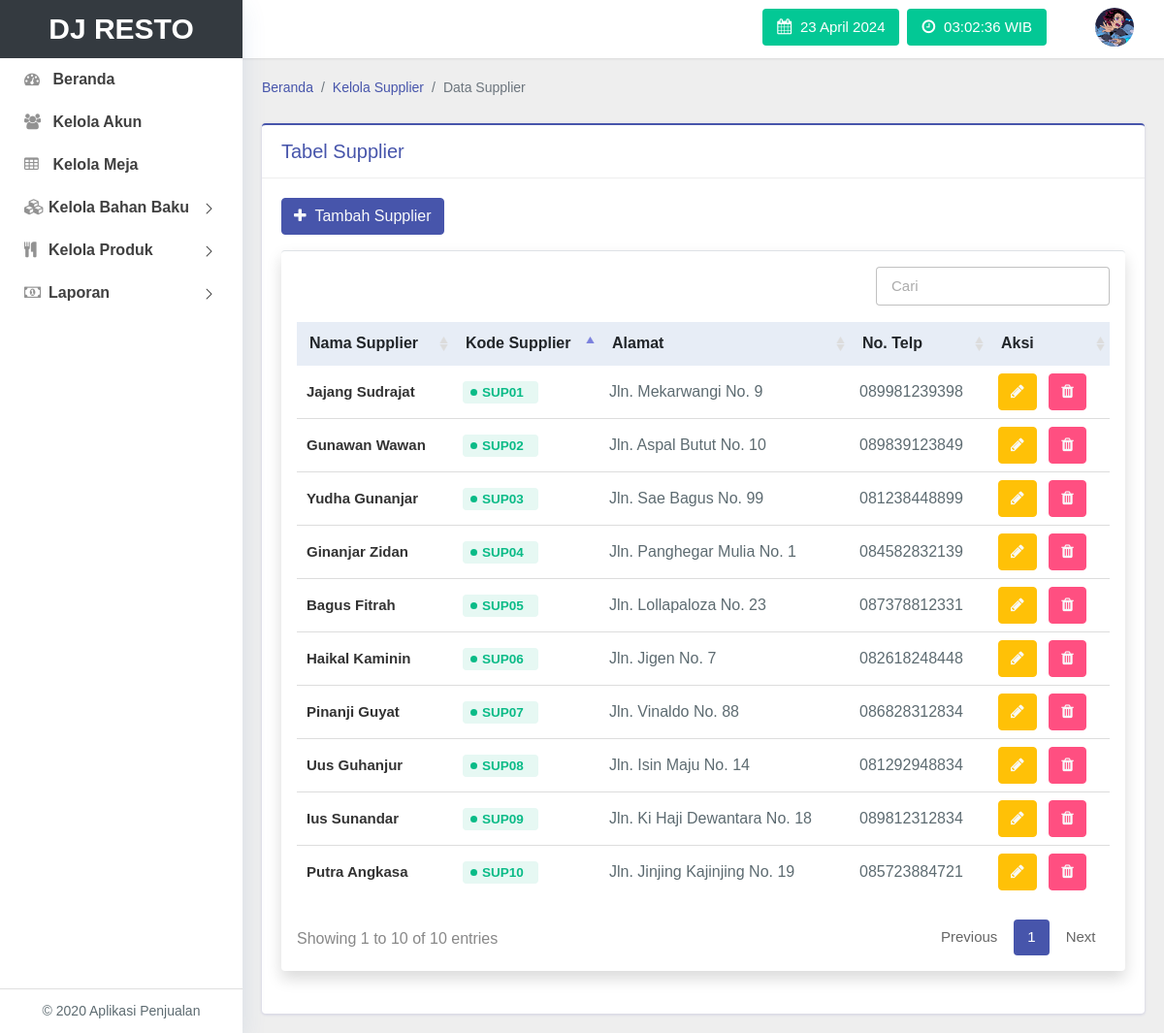
Screenshot of /data_supp.php (signed in) with the database file from the repository.
### tables this page shows
CREATE TABLE `t_user` (
  `kd_user` smallint(2) NOT NULL,
  `no_ktp` varchar(16) DEFAULT NULL,
  `nama` varchar(50) DEFAULT NULL,
  `jk` varchar(10) DEFAULT NULL,
  `agama` varchar(10) DEFAULT NULL,
  `tempat_lahir` varchar(50) DEFAULT NULL,
  `tgl_lahir` date DEFAULT NULL,
  `alamat` text DEFAULT NULL,
  `no_hp` varchar(12) DEFAULT NULL,
  `email` varchar(50) DEFAULT NULL,
  `username` varchar(8) DEFAULT NULL,
  `password` varchar(255) DEFAULT NULL,
  `level` smallint(1) DEFAULT NULL,
  `file` varchar(255) DEFAULT 'defaultuser.png'
);

CREATE TABLE `t_supplier` (
  `kd_supplier` varchar(5) NOT NULL,
  `nama_supplier` varchar(50) DEFAULT NULL,
  `alamat_supplier` text DEFAULT NULL,
  `telp_supplier` varchar(12) DEFAULT NULL
);

### lib/lib.php (called while the page is built, shortened)
<?php
	function base_url() {
		return "http://localhost:8080/RM_DJResto";
	}
?>

### views/v_supplier.php (the view, shortened to what this page needs)
<!DOCTYPE html>
<html lang="en">
<head>
	<link rel="stylesheet" type="text/css" href="<?php echo base_url()?>/media/css/style-liberty.css">
	<link rel="stylesheet" type="text/css" href="<?php echo base_url()?>/media/sweetalert2-9.10.12/dist/sweetalert2.css">
	<link rel="stylesheet" type="text/css" href="<?php echo base_url()?>/media/css/font-google.css">
</head>
<body>
	<section>
		<div class="sidebar-menu sticky-sidebar-menu">
			<div class="logo">
				<h1><a href="index.php">DJ Resto</a></h1>
			</div>
			<div class="sidebar-menu-inner">
				<ul class="nav nav-pills nav-stacked custom-nav">
					<li><a href="index.php"><i class="fa fa-tachometer"></i><span> Beranda</span></a></li>
					<li><a href="data_akun.php"><i class="fa fa-users"></i> <span>Kelola Akun</span></a></li>
					<li><a href="data_meja.php"><i class="fa fa-table"></i> <span>Kelola Meja</span></a></li>
					<li class="menu-list">
						<a href="#"><i class="fa fa-cubes"></i><span>Kelola Bahan Baku <i class="lnr lnr-chevron-right"></i></span></a>
					</li>
					<li class="menu-list">
						<a href="#"><i class="fa fa-cutlery"></i><span>Kelola Produk <i class="lnr lnr-chevron-right"></i></span></a>
					</li>
					<li class="menu-list">
						<a href="#"><i class="fa fa-money"></i><span>Laporan <i class="lnr lnr-chevron-right"></i></span></a>
					</li>
				</ul>
				<div class="footer-enhanced text-center">
					<p>© 2020 Aplikasi Penjualan</p>
				</div>
			</div>
		</div>
		<div class="header sticky-header">
			<div class="menu-right">
				<div class="navbar user-panel-top">
					<div class="clock-logo">
						<i class="fa fa-calendar"></i>&nbsp;
						<span>
							<?php
								function tgl_indo($tanggal) {
									$bulan = array(
										1 => 'Januari', 'Februari', 'Maret', 'April', 'Mei', 'Juni', 'Juli', 'Agustus', 'September', 'Oktober', 'November', 'Desember'
									);
									$pecahkan = explode('-', $tanggal);
									return $pecahkan[2] . ' ' . $bulan[(int)$pecahkan[1]] . ' ' . $pecahkan[0];
								}
								echo tgl_indo(date('Y-m-d'));
							?>
						</span>
					</div>
					<div class="clock-logo ml-2">
						<i class="fa fa-clock-o"></i>&nbsp;
						<span class="jam"></span><span> WIB</span>
					</div>
					<div class="user-dropdown-details d-flex">
						<div class="profile_details">
							<ul>
								<li class="dropdown profile_details_drop">
									<?php $user = mysqli_fetch_object($data1); ?>
									<a href="#" class="dropdown-toggle" data-toggle="dropdown" id="dropdownMenu1" aria-haspopup="true" aria-expanded="false">
										<div class="profile_img">
											<img src="<?php echo base_url()?>/media/img/<?php echo $user->file?>" class="rounded-circle" alt="">
										</div>
									</a>
								</li>
							</ul>
						</div>
					</div>
				</div>
			</div>
		</div>
		<div class="main-content">
			<div class="container-fluid content-top-gap">
				<nav aria-label="breadcrumb">
					<ol class="breadcrumb my-breadcrumb">
						<li class="breadcrumb-item"><a href="index.php">Beranda</a></li>
						<li class="breadcrumb-item"><a href="#">Kelola Supplier</a></li>
						<li class="breadcrumb-item active" aria-current="page">Data Supplier</li>
					</ol>
				</nav>
				<div class="accordions pt-3">
					<div class="row">
						<div class="col-lg-12">
							<div class="card card_border border-primary-top">
								<div class="card-header chart-grid__header">
									Tabel Supplier
								</div>
								<div class="card-body">
									<a href="tambah_supp.php" class="btn btn-primary text-light mb-3"><i class="fa fa-plus"></i>&nbsp;&nbsp;Tambah Supplier</a>
									<div class="card card_border border-top shadow p-3 mb-4">
										<div class="table-responsive">
											<table id="table_dataSupplier" class="display" style="width: 100%;">
												<thead>
													<tr>
														<th>Nama Supplier</th>
														<th>Kode Supplier</th>
														<th>Alamat</th>
														<th>No. Telp</th>
														<th>Aksi</th>
													</tr>
												</thead>
												<tbody>
													<?php while($supp = mysqli_fetch_object($data2)) { ?>
														<tr>
															<td><?php echo $supp->nama_supplier?></td>
															<td><span class="badge badge-success"><?php echo $supp->kd_supplier?></span></td>
															<td><?php echo $supp->alamat_supplier?></td>
															<td><?php echo $supp->telp_supplier?></td>
															<td>
																<a href="ubah_supp.php?kd_supplier=<?php echo $supp->kd_supplier?>" class="btn btn-warning text-light mr-2"><i class="fa fa-pencil"></i></a>
																<a href="hapus_supp.php?kd_supplier=<?php echo $supp->kd_supplier?>" class="btn btn-danger text-light btnHapus" data-nama="<?php echo $supp->nama_supplier?>"><i class="fa fa-trash"></i></a>
															</td>
														</tr>
													<?php } ?>
												</tbody>
											</table>
										</div>
									</div>
								</div>
							</div>
						</div>
					</div>
				</div>
			</div>
		</div>
	</section>
</body>
</html>

### rows the page displays
t_user: file (picture)
t_supplier: nama_supplier "Jajang Sudrajat", kd_supplier "SUP01", alamat_supplier "Jln. Mekarwangi No. 9", telp_supplier "089981239398"
t_supplier: nama_supplier "Gunawan Wawan", kd_supplier "SUP02", alamat_supplier "Jln. Aspal Butut No. 10", telp_supplier "089839123849"
t_supplier: nama_supplier "Yudha Gunanjar", kd_supplier "SUP03", alamat_supplier "Jln. Sae Bagus No. 99", telp_supplier "081238448899"
t_supplier: nama_supplier "Ginanjar Zidan", kd_supplier "SUP04", alamat_supplier "Jln. Panghegar Mulia No. 1", telp_supplier "084582832139"
t_supplier: nama_supplier "Bagus Fitrah", kd_supplier "SUP05", alamat_supplier "Jln. Lollapaloza No. 23", telp_supplier "087378812331"
t_supplier: nama_supplier "Haikal Kaminin", kd_supplier "SUP06", alamat_supplier "Jln. Jigen No. 7", telp_supplier "082618248448"
t_supplier: nama_supplier "Pinanji Guyat", kd_supplier "SUP07", alamat_supplier "Jln. Vinaldo No. 88", telp_supplier "086828312834"
t_supplier: nama_supplier "Uus Guhanjur", kd_supplier "SUP08", alamat_supplier "Jln. Isin Maju No. 14", telp_supplier "081292948834"
t_supplier: nama_supplier "Ius Sunandar", kd_supplier "SUP09", alamat_supplier "Jln. Ki Haji Dewantara No. 18", telp_supplier "089812312834"
t_supplier: nama_supplier "Putra Angkasa", kd_supplier "SUP10", alamat_supplier "Jln. Jinjing Kajinjing No. 19", telp_supplier "085723884721"
